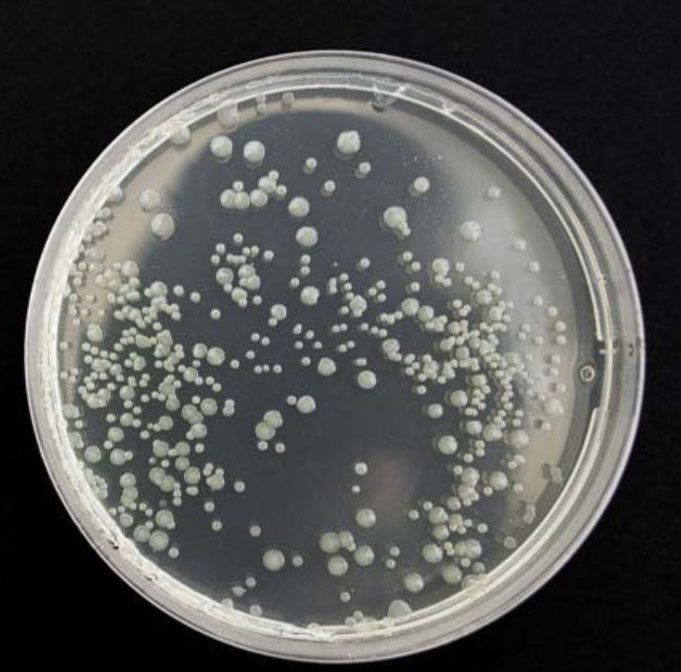
#> input picture Simulink and Matlab schemes/petriDish_test_1.jpg, 681 x 672 px
$ python -i petriDish.py   (imports and definitions only)
#> lines starting #> are read from the running program, lines starting #| are printed output that depends on the picture; after the words box and inside, x2 and y2 are one past the last pixel; in counts of white or black regions, pixels touching at a corner belong together
def getPetriDish(iImage,draw=0):
    #set draw=1 to see intermediate debug steps
#> called with draw = 0
    import cv2
    import matplotlib.pyplot as plt
    import detObjFunc as RV
    from PIL import Image
    import numpy as np
    #var init
    minR=50
    maxR=300
    #grayscale and gauss
    grImage=cv2.cvtColor(iImage,cv2.COLOR_RGB2GRAY)
    grImage=cv2.GaussianBlur(grImage, (21,21),0 );
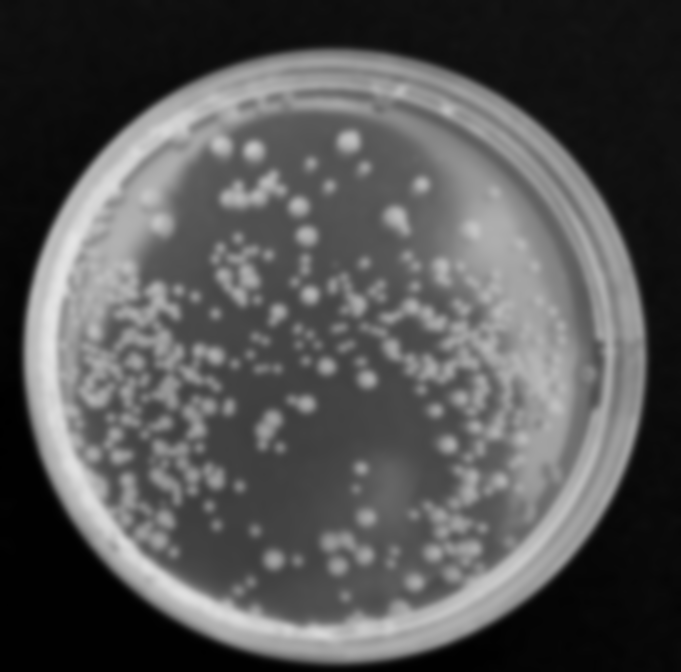
#> grImage: shape (672, 681); min 0, max 229, mean 84.8
    if draw:
        RV.showImage(iImage,"Original Image")
        #RV.showImage(grImage,"Gray Image")

    #hough circles
    foundVar=cv2.HoughCircles(grImage,cv2.HOUGH_GRADIENT,1,50,param1=50,param2=50,minRadius=minR,maxRadius=maxR)
#> foundVar = 13 rows, first 8: [327.5, 358.5, 268.8], [368.5, 321.5, 240], [376.5, 377.5, 264.2], [296.5, 312.5, 252.1], [289.5, 399.5, 212.5], [410.5, 290.5, 209.2], [334.5, 480.5, 182.7], [358.5, 428.5, 206.9]

    if foundVar is not None:
        foundVar=np.round(foundVar[0,:]).astype("int")
#> foundVar = 13 rows, first 8: [328, 358, 269], [368, 322, 240], [376, 378, 264], [296, 312, 252], [290, 400, 212], [410, 290, 209], [334, 480, 183], [358, 428, 207]
    drImage=iImage
    rMax=np.max(foundVar,axis=0)[2]
#> rMax = 269
    i=0;
    iMax=-1
    for (x,y,r) in foundVar:
        if r==rMax:
            iMax=i;
            drImage=cv2.circle(drImage,(x,y),r,(127,0,255),8)
        else:
            drImage=cv2.circle(drImage,(x,y),r,(0,127,255),3)
        i=i+1
#> this loop made 13 passes
#> (x, y, r, iMax) on pass 1: (328, 358, 269, 0)
#> pass 1, in getPetriDish, `drImage=cv2.circle(drImage,(x,y),r,(127,0,255),8)`:
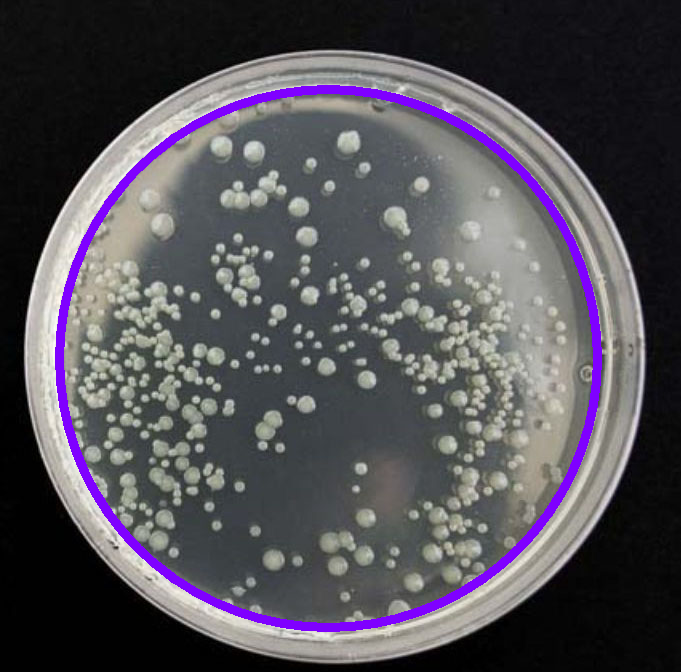
#> drImage: shape (672, 681, 3); mean R, G, B 83.5, 80.1, 86.9
#> pass 2, in getPetriDish, `drImage=cv2.circle(drImage,(x,y),r,(0,127,255),3)`:
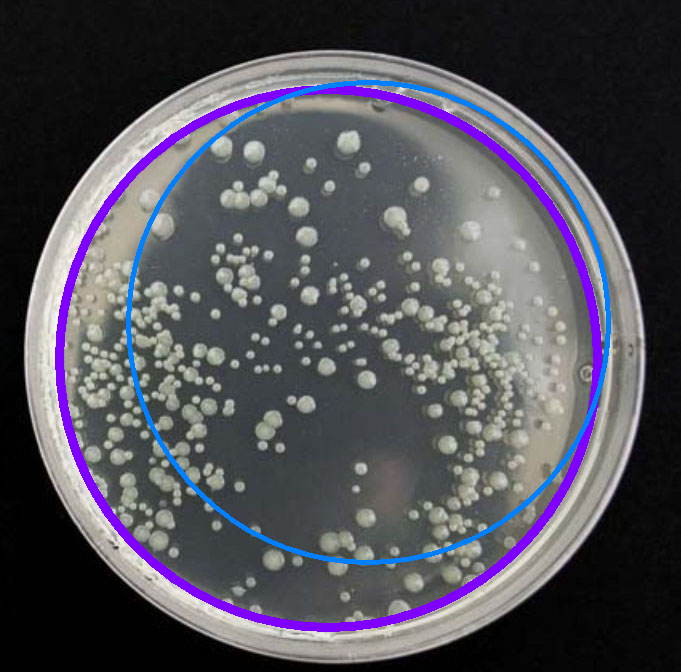
#> drImage: shape (672, 681, 3); 1.63% of pixels changed, all inside (x1, y1, x2, y2) = (126, 80, 611, 565)
#> pass 3, in getPetriDish, `drImage=cv2.circle(drImage,(x,y),r,(0,127,255),3)`:
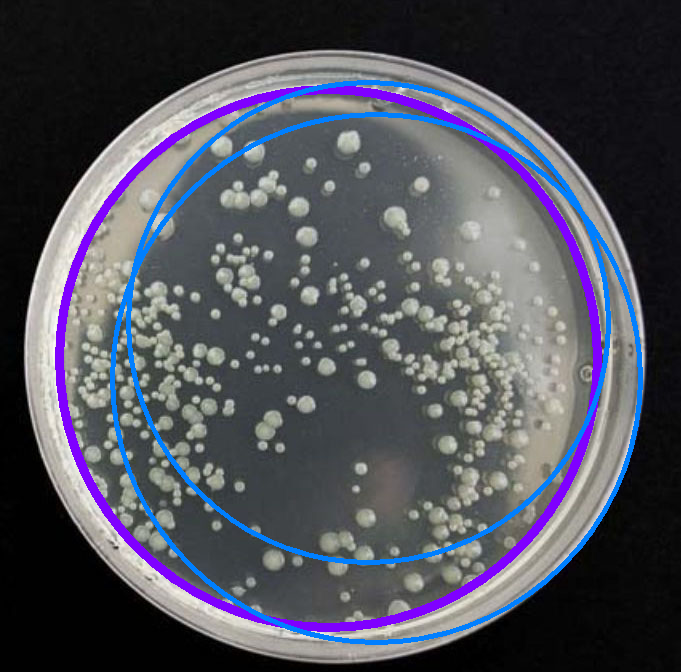
#> drImage: shape (672, 681, 3); 1.74% of pixels changed, all inside (x1, y1, x2, y2) = (110, 112, 643, 645)
#> after the loop:
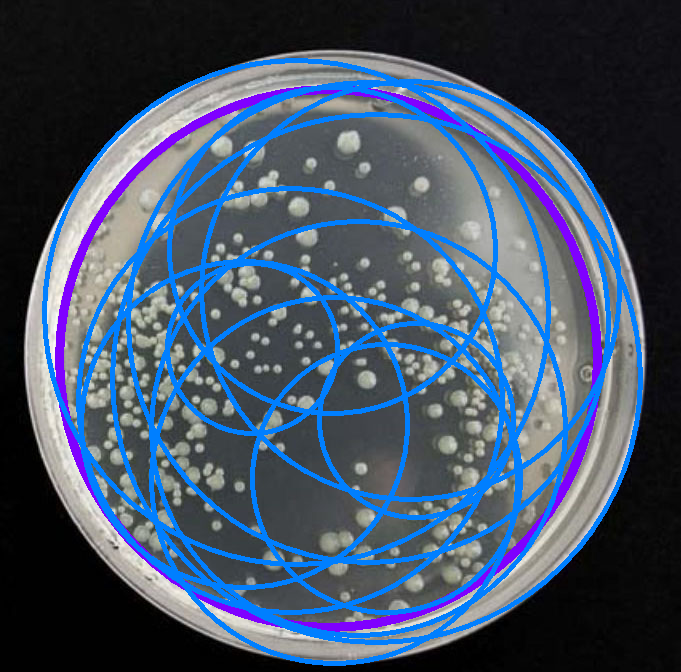
#> drImage: shape (672, 681, 3); 10.2% of pixels changed, all inside (x1, y1, x2, y2) = (42, 58, 622, 666)
#> after the loop, i = 13
    if draw:
        RV.showImage(drImage,"Found circles")
        print(iMax)
        print(np.shape(foundVar))
        print("xCoord= "+str(foundVar[iMax,0])+" \nyCoord= "+str(foundVar[iMax,1])+" \nradius= "+str(foundVar[iMax,2]))
    return (foundVar[iMax,0],foundVar[iMax,1],foundVar[iMax,2])

>>> import cv2
>>> picture = cv2.cvtColor(cv2.imread('petriDish_test_1.jpg'), cv2.COLOR_BGR2RGB)
>>> result = getPetriDish(picture)
#> result = (328, 358, 269)

$ run again, on Simulink and Matlab schemes/petriDish_test_2.png
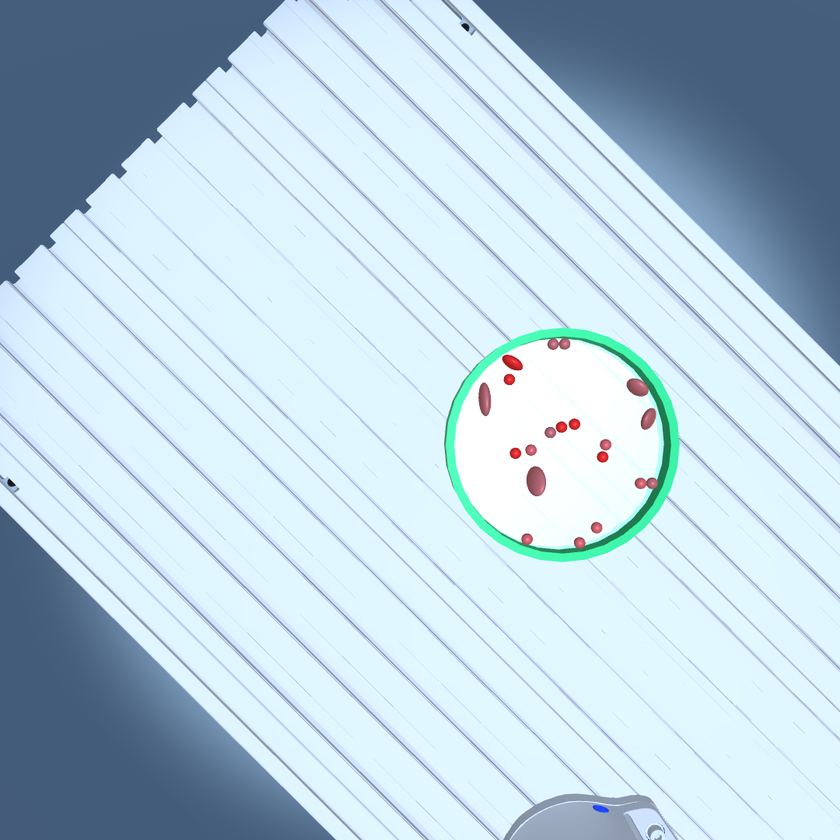
#> input picture Simulink and Matlab schemes/petriDish_test_2.png, 840 x 840 px, shrunk from 1080 x 1080 before the run
#> in getPetriDish, `grImage=cv2.GaussianBlur(grImage, (21,21),0 );`:
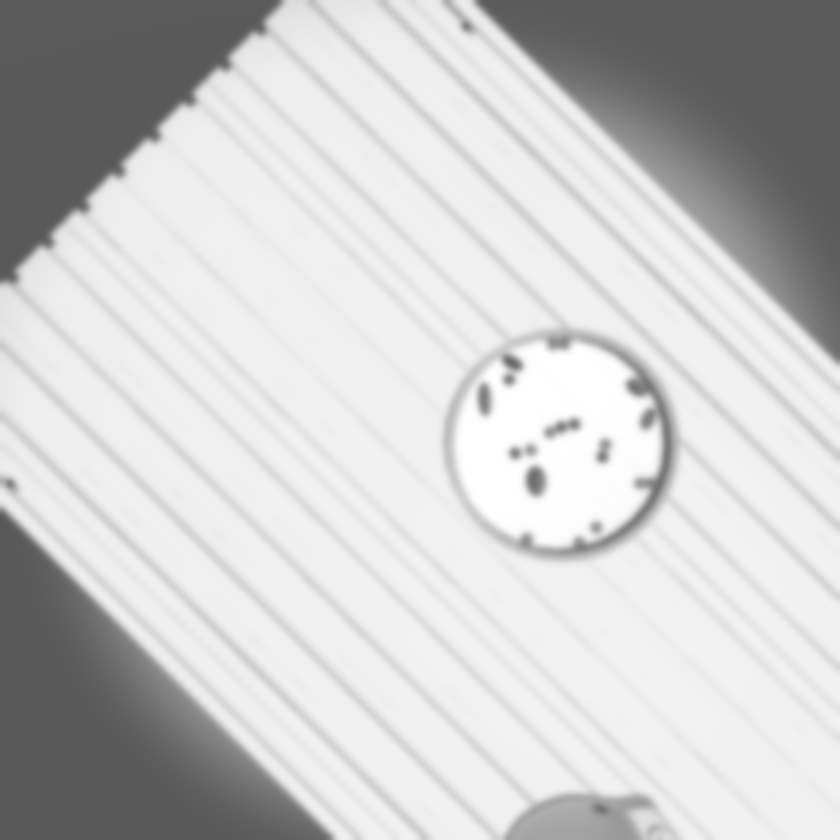
#> grImage: shape (840, 840); min 88, max 255, mean 202.1
#> in getPetriDish, `foundVar=cv2.HoughCircles(grImage,cv2.HOUGH_GRADIENT,1,50,param1=50,pa..`: foundVar = [[557.5, 443.5, 103.8]]
#> in getPetriDish, `foundVar=np.round(foundVar[0,:]).astype("int")`: foundVar = [[558, 444, 104]]
#> rMax = 104
#> the loop in getPetriDish, `for (x,y,r) in foundVar:` made 1 pass
#> (x, y, r, iMax, i) on pass 1: (558, 444, 104, 0, 1)
#> pass 1, in getPetriDish, `drImage=cv2.circle(drImage,(x,y),r,(127,0,255),8)`:
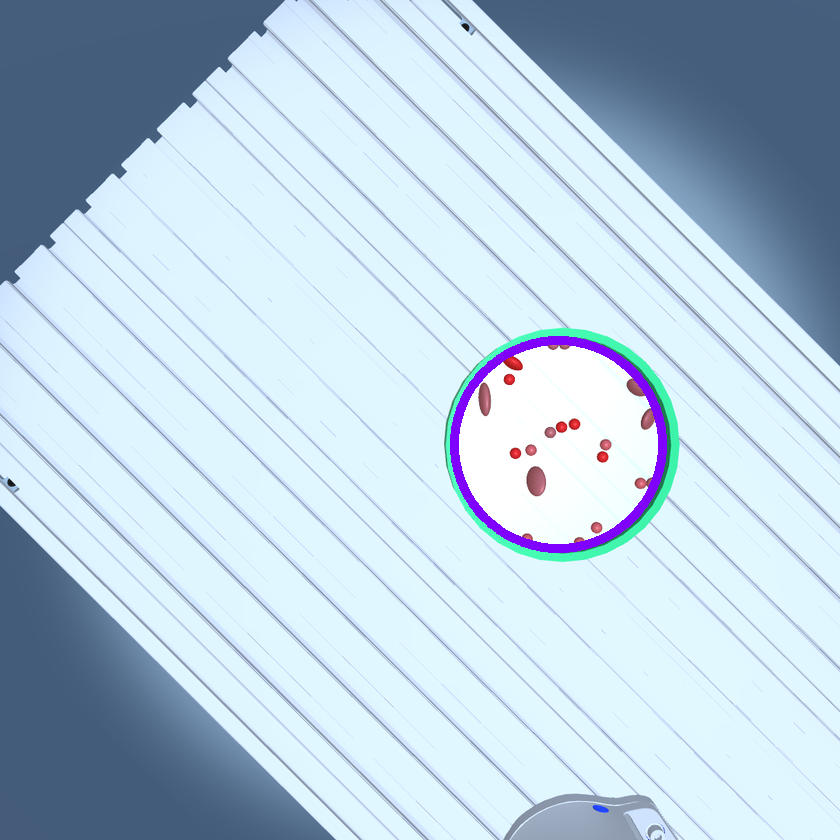
#> drImage: shape (840, 840, 3); mean R, G, B 184.2, 205.6, 222
#> after the loop in getPetriDish, `for (x,y,r) in foundVar:`: i = 1
#> result = (558, 444, 104)

$ run again, on Simulink and Matlab schemes/petriDish_test_3.png
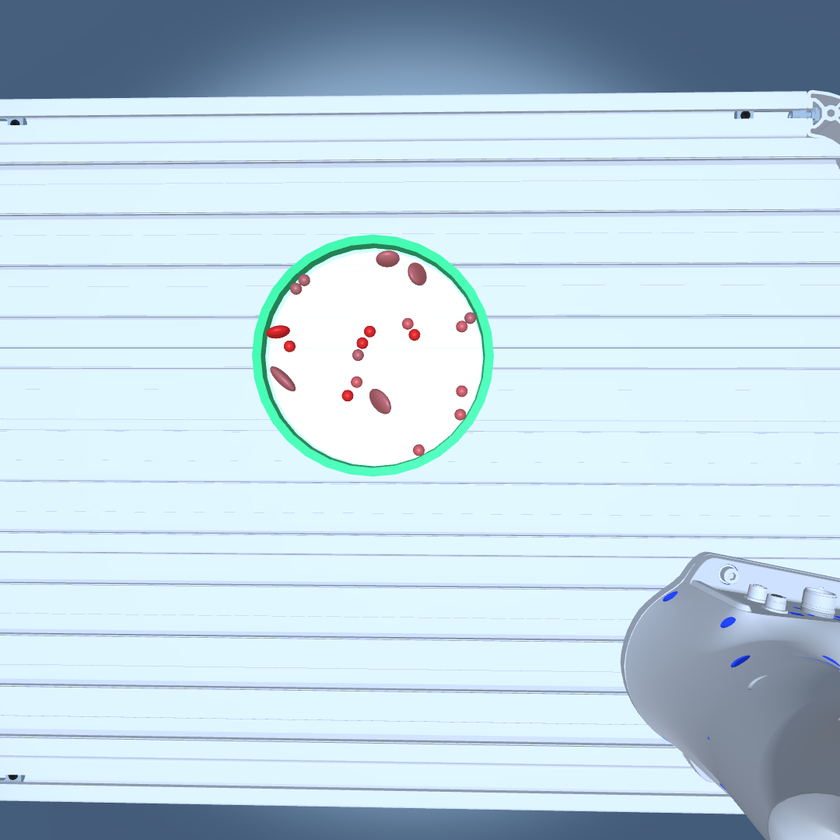
#> input picture Simulink and Matlab schemes/petriDish_test_3.png, 840 x 840 px, shrunk from 1080 x 1080 before the run
#> in getPetriDish, `grImage=cv2.GaussianBlur(grImage, (21,21),0 );`:
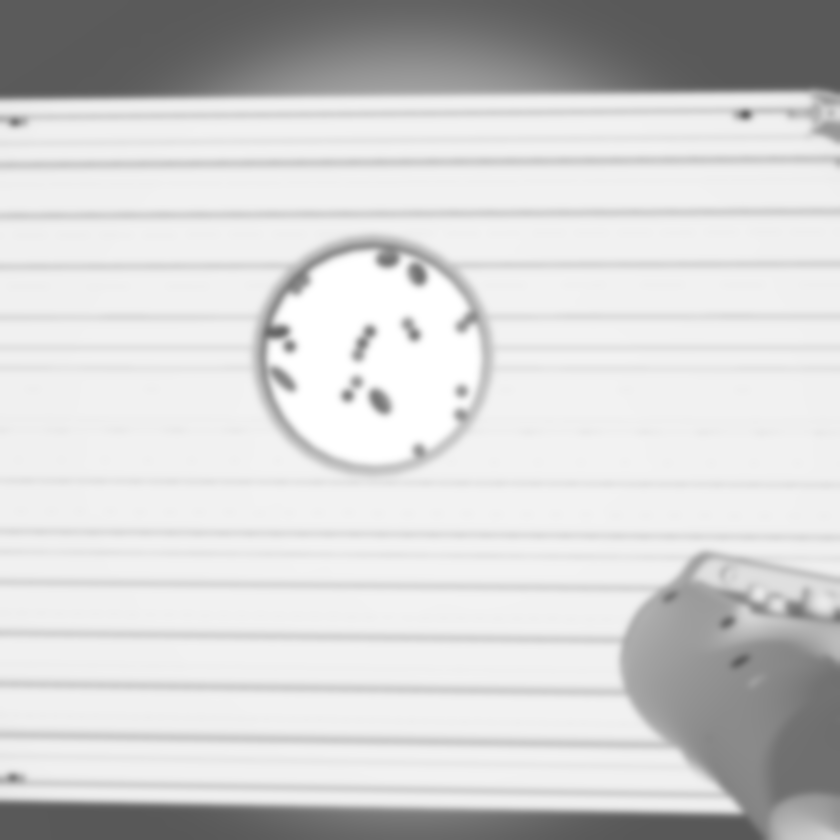
#> grImage: shape (840, 840); min 88, max 255, mean 209.8
#> in getPetriDish, `foundVar=cv2.HoughCircles(grImage,cv2.HOUGH_GRADIENT,1,50,param1=50,pa..`: foundVar = [[373.5, 354.5, 119.9]]
#> in getPetriDish, `foundVar=np.round(foundVar[0,:]).astype("int")`: foundVar = [[374, 354, 120]]
#> rMax = 120
#> the loop in getPetriDish, `for (x,y,r) in foundVar:` made 1 pass
#> (x, y, r, iMax, i) on pass 1: (374, 354, 120, 0, 1)
#> pass 1, in getPetriDish, `drImage=cv2.circle(drImage,(x,y),r,(127,0,255),8)`:
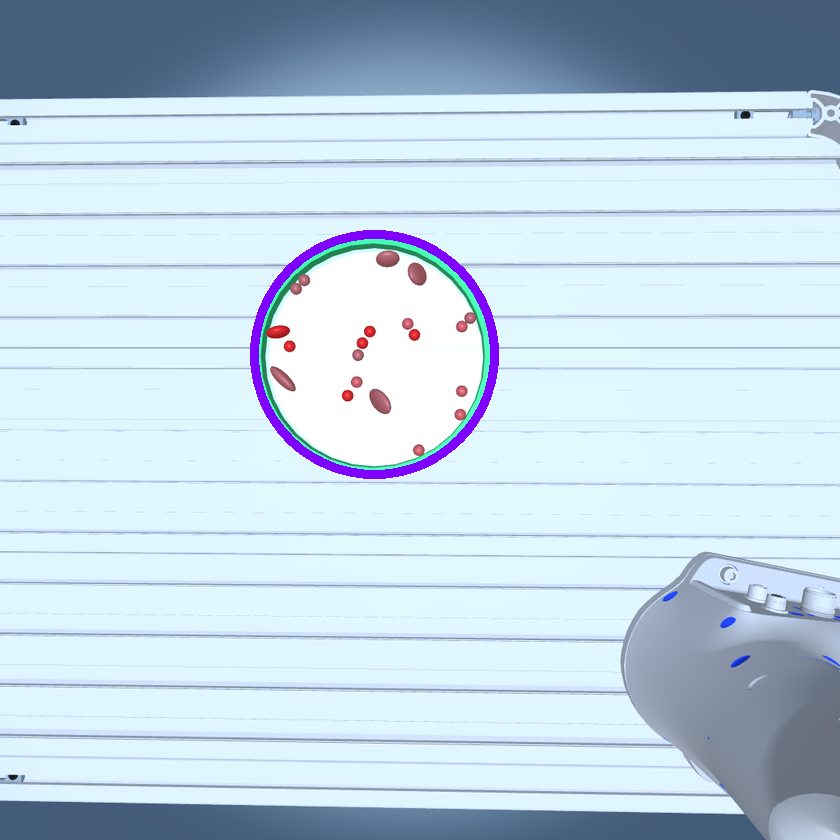
#> drImage: shape (840, 840, 3); mean R, G, B 192.9, 212.6, 227.9
#> after the loop in getPetriDish, `for (x,y,r) in foundVar:`: i = 1
#> result = (374, 354, 120)

$ run again, on Simulink and Matlab schemes/petriDish_test_4.png
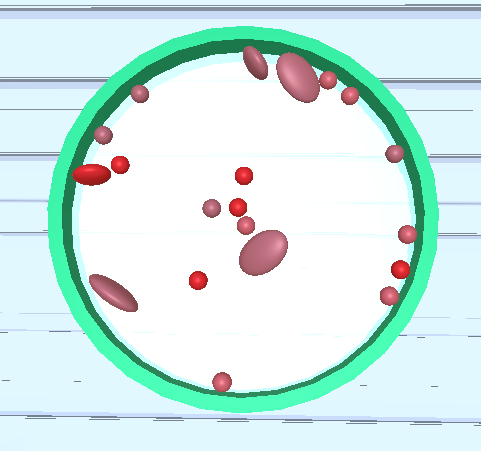
#> input picture Simulink and Matlab schemes/petriDish_test_4.png, 481 x 451 px
#> in getPetriDish, `grImage=cv2.GaussianBlur(grImage, (21,21),0 );`:
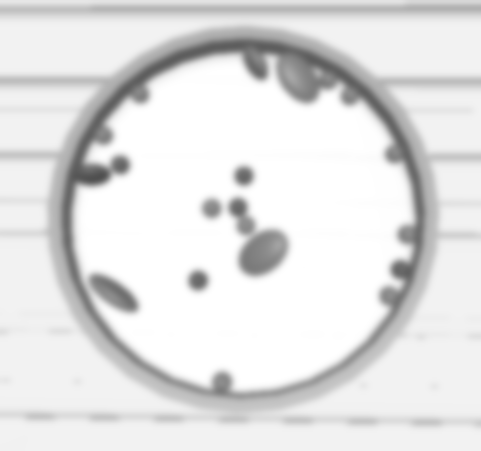
#> grImage: shape (451, 481); min 79, max 255, mean 226.4
#> in getPetriDish, `foundVar=cv2.HoughCircles(grImage,cv2.HOUGH_GRADIENT,1,50,param1=50,pa..`: foundVar = [[244.5, 218.5, 179.5]]
#> in getPetriDish, `foundVar=np.round(foundVar[0,:]).astype("int")`: foundVar = [[244, 218, 180]]
#> rMax = 180
#> the loop in getPetriDish, `for (x,y,r) in foundVar:` made 1 pass
#> (x, y, r, iMax, i) on pass 1: (244, 218, 180, 0, 1)
#> pass 1, in getPetriDish, `drImage=cv2.circle(drImage,(x,y),r,(127,0,255),8)`:
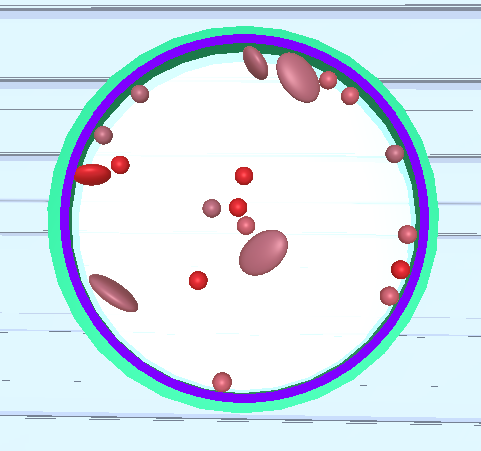
#> drImage: shape (451, 481, 3); mean R, G, B 212.7, 225.6, 237.4
#> after the loop in getPetriDish, `for (x,y,r) in foundVar:`: i = 1
#> result = (244, 218, 180)
